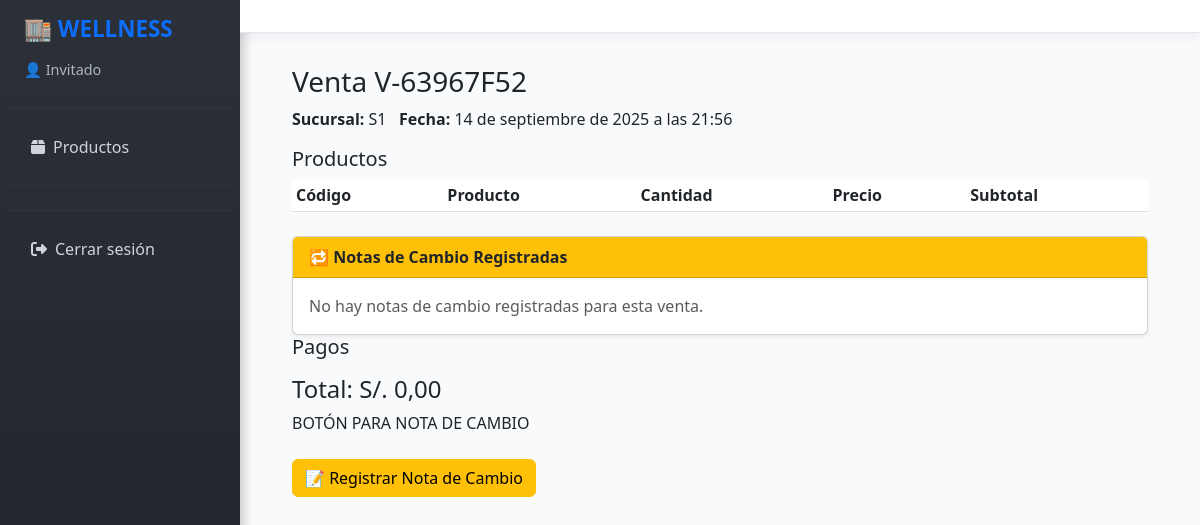
Screenshot of /inventory/ventas/1/ with the database file from the repository.
### inventory/models.py (models this page shows, shortened)
class Ventas(models.Model):
    numero = models.CharField(max_length=20, unique=True, default=generar_numero_venta)
    METODOS_PAGO = [
        ("efectivo", "Efectivo"),
        ("yape", "Yape"),
        ("visa", "Visa"),
        ("mixto", "Mixto"),
    ]
    ESTADOS = [
        ("pendiente", "Pendiente"),
        ("completada", "Completada"),
        ("anulada", "Anulada"),
    ]
    fecha = models.DateTimeField(default=timezone.now)
    sucursal = models.CharField(max_length=2, choices=[("S1","Sucursal 1"),("S2","Sucursal 2"),("S3","Sucursal 3"),("A","Almacén")])
    metodo_pago = models.CharField(max_length=20, choices=METODOS_PAGO)
    total = models.DecimalField(max_digits=10, decimal_places=2, default=0)
    vendedor = models.ForeignKey(User, on_delete=models.SET_NULL, null=True, blank=True)
    estado = models.CharField(max_length=20, choices=ESTADOS, default="pendiente")  # <- nuevo

### inventory/views.py (the view)
# urls.py: path("ventas/<int:pk>/", views.detalle_venta, name="detalle_venta"),
def detalle_venta(request, pk):
    venta = get_object_or_404(Ventas, pk=pk)
    detalles = venta.detalles.select_related("producto").all()
    pagos = venta.pagos.all()
    return render(request, "inventory/detalle_venta.html", {
        "venta": venta,
        "detalles": detalles,
        "pagos": pagos,
    })

### inventory/templates/inventory/detalle_venta.html (shortened to what this page needs)
{% extends "base.html" %}
{% block content %}
<div class="container">
  <h3>Venta {{ venta.numero }}</h3>
  <p><strong>Sucursal:</strong> {{ venta.sucursal }} &nbsp; <strong>Fecha:</strong> {{ venta.fecha }}</p>
  <h5>Productos</h5>
  <table class="table table-sm">
    <thead><tr><th>Código</th><th>Producto</th><th>Cantidad</th><th>Precio</th><th>Subtotal</th></tr></thead>
  </table>
<div class="card shadow-sm mt-4">
  <div class="card-header bg-warning text-dark fw-bold">
    🔁 Notas de Cambio Registradas
  </div>
  <div class="card-body">
    {% if venta.notas_cambio.exists %}
      {% for nota in venta.notas_cambio.all %}
        <div class="border rounded p-3 mb-3 bg-light">
          <div class="d-flex justify-content-between">
            <h6 class="mb-0">📄 <strong>{{ nota.numero }}</strong></h6>
            <small class="text-muted">{{ nota.fecha|date:"d/m/Y H:i" }}</small>
          </div>
          <p class="mb-1">👤 <strong>Vendedor:</strong> {{ nota.vendedor.username }}</p>
          <p class="mb-1">🏬 <strong>Sucursal:</strong> {{ nota.get_sucursal_display }}</p>
          <table class="table table-sm align-middle mt-2">
            <thead>
              <tr class="table-secondary">
                <th>Producto Devuelto</th>
                <th>Producto Entregado</th>
                <th>Cantidad</th>
              </tr>
            </thead>
            <tbody>
              {% for d in nota.detalles.all %}
                <tr>
                  <td>
                    {% if d.producto_devuelto %}
                      {{ d.producto_devuelto.Diseno }} - {{ d.producto_devuelto.Color }} ({{ d.producto_devuelto.Talla }})
                    {% else %}
                      <em>Sin datos</em>
                    {% endif %}
                  </td>
                  <td>
                    {% if d.producto_entregado %}
                      {{ d.producto_entregado.Diseno }} - {{ d.producto_entregado.Color }} ({{ d.producto_entregado.Talla }})
                    {% else %}
                      <em>Sin datos</em>
                    {% endif %}
                  </td>
                  <td>{{ d.cantidad }}</td>
                </tr>
              {% endfor %}
            </tbody>
          </table>
          <p class="fw-bold mb-0">
            💰 Diferencia:
            {% if nota.diferencia > 0 %}
              <span class="text-success">+S/ {{ nota.diferencia }}</span>
            {% elif nota.diferencia < 0 %}
              <span class="text-danger">-S/ {{ nota.diferencia }}</span>
            {% else %}
              <span class="text-muted">S/ 0.00</span>
            {% endif %}
          </p>
        </div>
      {% endfor %}
    {% else %}
      <p class="text-muted mb-0">No hay notas de cambio registradas para esta venta.</p>
    {% endif %}
  </div>
</div>
  <h5>Pagos</h5>
  <h4>Total: S/. {{ venta.total }}</h4>
  BOTÓN PARA NOTA DE CAMBIO
  <div class="mt-4">
      <a href="{% url 'crear_nota_cambio' venta.id %}" class="btn btn-warning">
          📝 Registrar Nota de Cambio
      </a>
  </div>
</div>
{% endblock %}

### inventory/templates/base.html (style rules this page uses)
body { min-height: 100vh; display: flex; flex-direction: row; margin: 0; font-family: 'Segoe UI', Tahoma, Geneva, Verdana, sans-serif; background-color: #f8fafc; overflow-x: hidden; }

### rows the page displays
Ventas: numero "V-63967F52", sucursal "S1", fecha "14 de septiembre de 2025 a las 21:56", total "0,00"
